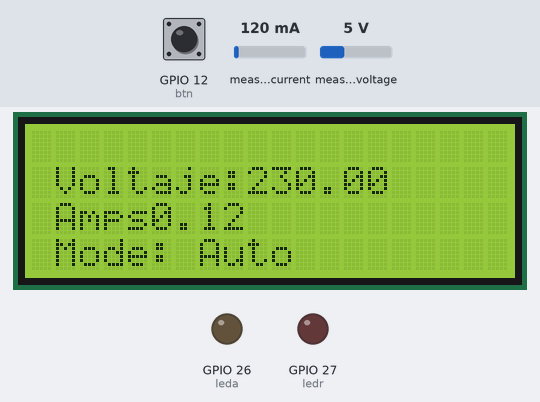
Recording of a program running on a simulated ESP32. Shown: 20×4 character LCD, output pins drawn as LEDs (lit = HIGH). Inputs (shaded band) come from the test bench; at power-on: GPIO 12 (btn) HIGH, measured current 120 mA, measured voltage 5 V (analog values on the 0–4095 scale). WiFi joins after 1.5 s; servers stay silent unless stated; what the program prints to the serial monitor is not drawn.

Above: at 5.2 s.
5.3 s: GPIO 12 (btn) pulled LOW for 0.25 s
At 8.3 s:
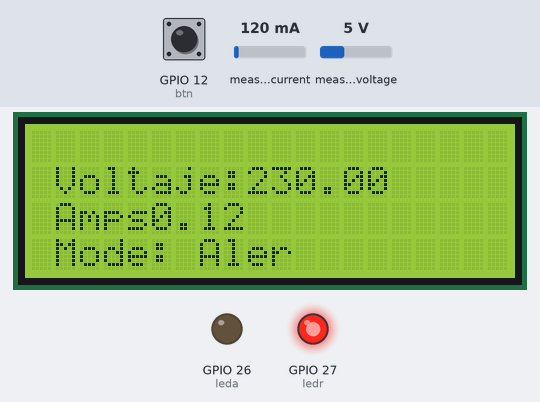
8.5 s: measured current set to 40 mA
At 11.3 s:
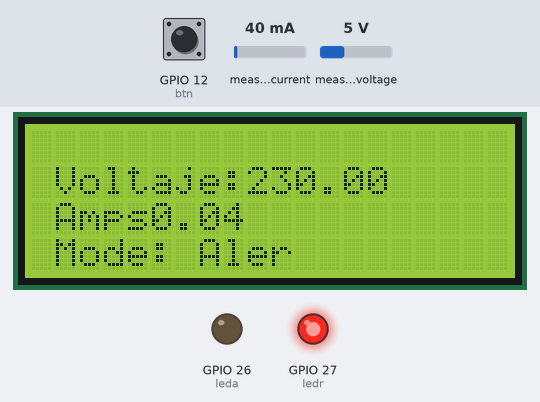
11.5 s: GPIO 12 (btn) pulled LOW for 1 s
At 12.8 s:
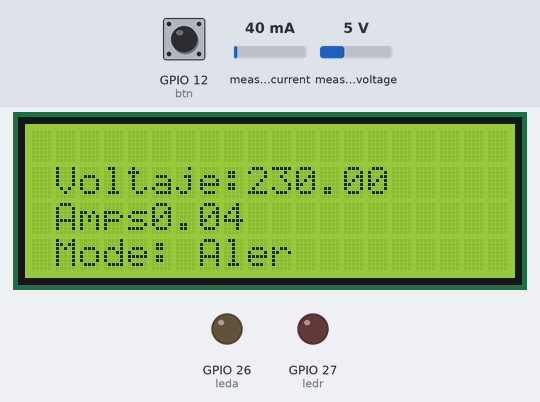
15.2 s: measured voltage set to 0.3 V
At 17.2 s:
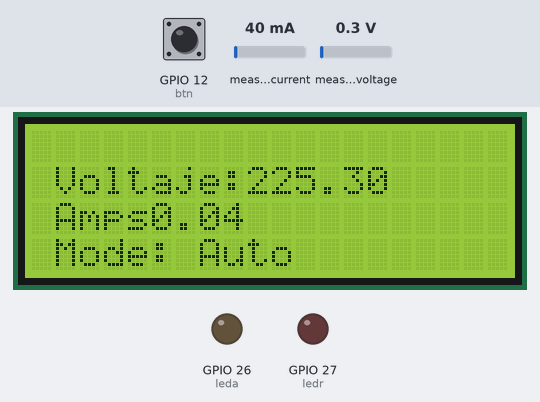
18.2 s: measured current set to 500 mA
At 20.5 s:
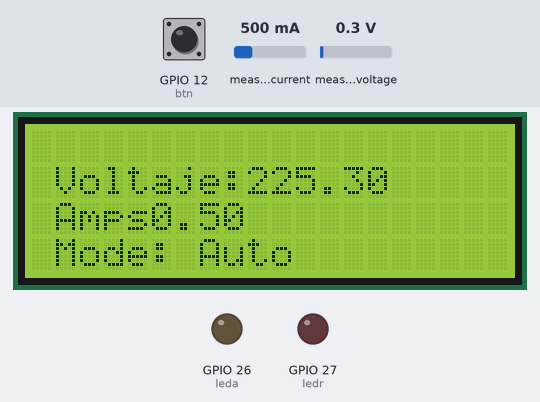
21.2 s: measured voltage set to 3.8 V
At 23.8 s:
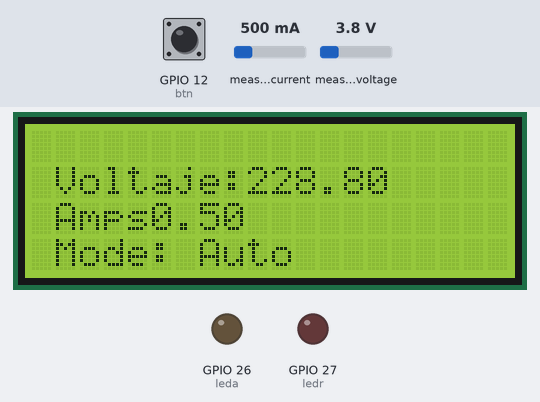
Timing chart, 0 to 25.2 s (numbered marks = the images above; inputs shaded):
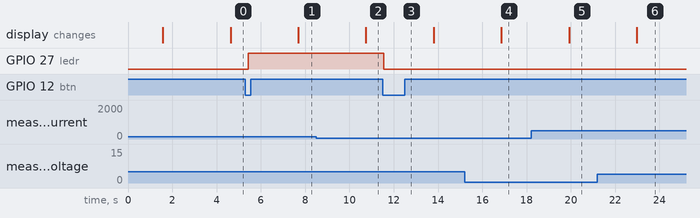

Measured:
- after the input at 5.3 s, GPIO 27 (ledr): LOW → HIGH after 0.14 s; the display: changes after 2.4 s (image 1)
- after the input at 8.5 s, the display: changes after 2.2 s (image 2)
- after the input at 11.5 s, GPIO 27 (ledr): HIGH → LOW after 0.05 s
- after the input at 15.2 s, the display: changes after 1.7 s (image 4)
- after the input at 18.2 s, the display: changes after 1.7 s (image 5)
- after the input at 21.2 s, the display: changes after 1.8 s (image 6)

The program:

main.cpp
```cpp
#include <Arduino.h>
#include "EmonLib.h"             // Include Emon Library
#include <driver/adc.h>
#include <Wire.h>
#include "UbidotsEsp32Mqtt.h"
#include <LiquidCrystal_I2C.h>
#include <math.h>
#include <WiFi.h>
#include <ESP_Mail_Client.h>

#define I2C_SDA 21
#define I2C_SCL 22

#define VOLT_CAL 280
#define CURRENT_CAL 50
#define ADC_BITS    10
#define ADC_COUNTS  (1<<ADC_BITS)
#define SMTP_server "smtp.gmail.com"

#define SMTP_Port 465

#define sender_email "YourMonitoringDevice@gmail.com"

#define sender_password "ncbnzfxzvycxqbiy"

#define Recipient_email "crisva212v@gmail.com"

#define Recipient_name ""

#define ALERT_MODE 1
#define AUTOMATIC_MODE 0
SMTPSession smtp;

int btn = 12;
int leda = 26;
int ledr = 27;
float potencia;

/******
 * Define Constants
 ******/
const char *UBIDOTS_TOKEN = "BBFF-HtnhApqTYy7v8w8QgO7ywSN1aBLdqw";  // Put here your Ubidots TOKEN
const char *WIFI_SSID = "NETLIFE-VALLADAREZ";      // Put here your Wi-Fi SSID
const char *WIFI_PASS = "CPVG2001A";      // Put here your Wi-Fi password
const char *DEVICE_LABEL = "Esp32_monitoreo";   // Put here your Device label to which data  will be published
const char *VARIABLE_LABEL = "voltaje"; // sensor de voltaje
const char *VARIABLE_LABEL1 = "corriente"; // sensor de corriente
const char *VARIABLE_LABEL2 = "potencia"; //potencia
static String htmlMsg;
SMTP_Message message;
ESP_Mail_Session session;
const int PUBLISH_FREQUENCY = 10000; // Update rate in milliseconds
const int LCD_FREQUENCY = 3000;
const int MAIL_FREQUENCY = 120000;

unsigned long timer_ubidots;
unsigned long timer_lcd;
unsigned long timer_mail;
int voltajePin = 36; // Pin used to read data from GPIO34 ADC_CH6.
int corrientePin = 39; // Pin used to read data from GPIO34 ADC_CH6.
Ubidots ubidots(UBIDOTS_TOKEN);
float value;
float value1;
float value2;
unsigned long lastDebounceTime = 0; // the last time the button was pressed
unsigned long debounceDelay = 500;   // the debounce time; increase if needed
int flag = 0;
/******
 * Auxiliar Functions
 ******/
void callback(char *topic, byte *payload, unsigned int length);
void SendingMail();
void StartingEmail();
void StartingUbiDots();
void writeEnergyToDisplay(double voltage, double amps);
void LedsOff();
void Leds_Alert_Mode_Ok();
void Leds_Alert_NotOk();
static int action = 0;
LiquidCrystal_I2C lcd(0x27, 20, 4); //LiquidCrystal_I2C lcd(0x27, 2, 1, 0, 4, 5, 6, 7, 3, POSITIVE);
EnergyMonitor emon1;             // Create an instance

void IRAM_ATTR buttonInterrupt() {
  unsigned long currentTime = millis();
  if (currentTime - lastDebounceTime > debounceDelay) {
     if(action == AUTOMATIC_MODE){
      action= ALERT_MODE;
     }else{
      action= AUTOMATIC_MODE;
     }
    lastDebounceTime = currentTime;
  }
}
void setup()
{
  Serial.begin(9600);
  StartingUbiDots();
  // ubidots.setDebug(true);  // uncomment this to make debug messages available

  lcd.init(I2C_SDA, I2C_SCL); // initialize the lcd to use user defined I2C pins
	lcd.backlight();
  pinMode(btn,INPUT_PULLUP);
  pinMode(leda, OUTPUT);
  pinMode(ledr, OUTPUT);
  emon1.voltage(35, VOLT_CAL, 1.7);  // Voltage: input pin, calibration, phase_shift
  emon1.current(32, CURRENT_CAL);       // Current: input pin, calibration.
  adc1_config_channel_atten(ADC1_CHANNEL_6, ADC_ATTEN_DB_11);
  analogReadResolution(10);
  attachInterrupt(digitalPinToInterrupt(btn),buttonInterrupt,FALLING);
  StartingEmail();
  timer_ubidots = millis();
  timer_lcd = millis();
  timer_mail =millis();
}

void loop()
{
  emon1.calcVI(20,2000);         // Calculate all. No.of half wavelengths (crossings), time-out
  float currentDraw      = emon1.Irms;             //extract Irms into Variable
  float supplyVoltage   = emon1.Vrms;                   //extract Vrms into Variable
  if(currentDraw >1.3){
    currentDraw = currentDraw-0.3;
   }
  if (action == ALERT_MODE){
    if(currentDraw > 1.3 || supplyVoltage > 130 || supplyVoltage < 90){
      if(flag ==0){
        if(currentDraw > 1.3){
          htmlMsg = "<div style=\"color:#000000;\"><h1> ALERTA, REVISAR AMPERAJE!</h1><p> Valor de Amperaje fuera del rango definido </p></div>";
          }
        if(supplyVoltage > 130 || supplyVoltage < 90){
          htmlMsg = "<div style=\"color:#000000;\"><h1> ALERTA, REVISAR VOLTAJE!</h1><p> Valor de Voltaje fuera del rango establecido</p></div>";
          }
         Serial.println("Encendiendo LED de problema");
         Leds_Alert_NotOk();
         SendingMail();
         timer_mail = millis();
         flag =1;
      }else{
      if (abs(int (millis() - timer_mail)) > MAIL_FREQUENCY) // triggers LCD every 3 seconds
        {
          htmlMsg = "<div style=\"color:#000000;\"><h1> ALERTA, REVISAR INSTALACION!</h1><p> Valores fuera de Rango</p></div>";
          SendingMail();
          timer_mail = millis();
        }
      }
    }
    else
    {
      Leds_Alert_Mode_Ok();
    }
  }else{
    flag =0;
    LedsOff();
    }
  if (abs(int (millis() - timer_lcd)) > LCD_FREQUENCY) // triggers LCD every 3 seconds
  {
    Serial.print("Voltage: ");
    Serial.println(supplyVoltage);
    Serial.print("Current: ");
    Serial.println(currentDraw);
    Serial.print("Watts: ");
    potencia = currentDraw * supplyVoltage;
    Serial.println(potencia);
    Serial.println("\n\n");
    writeEnergyToDisplay(supplyVoltage,currentDraw);
    timer_lcd = millis();
  }

  if (!ubidots.connected())
  {
    ubidots.reconnect();
  }

  if (abs(int (millis() - timer_ubidots)) > PUBLISH_FREQUENCY) // triggers the routine every 5 seconds
  {
    ubidots.add(VARIABLE_LABEL, supplyVoltage); // Insert your variable Labels and the value to be sent
    ubidots.publish(DEVICE_LABEL);
    ubidots.add(VARIABLE_LABEL1, currentDraw); // Insert your variable Labels and the value to be sent
    ubidots.publish(DEVICE_LABEL);
    ubidots.add(VARIABLE_LABEL2, potencia); // Insert your variable Labels and the value to be sent
    ubidots.publish(DEVICE_LABEL);
    timer_ubidots = millis();
  }

  ubidots.loop();
}

void StartingEmail(){
  Serial.print("Connecting...");

  WiFi.begin(WIFI_SSID, WIFI_PASS);

  while (WiFi.status() != WL_CONNECTED)

  { Serial.print(".");

    delay(200);

   }

  Serial.println("");

  Serial.println("WiFi connected.");

  Serial.println("IP address: ");

  Serial.println(WiFi.localIP());

  Serial.println();

  smtp.debug(1);


  session.server.host_name = SMTP_server ;

  session.server.port = SMTP_Port;

  session.login.email = sender_email;

  session.login.password = sender_password;

  session.login.user_domain = "";

}
void SendingMail(){
  message.sender.name = "IOT DEVICE";

  message.sender.email = sender_email;

  message.subject = "Alerta de Monitoreo";

  message.addRecipient(Recipient_name,Recipient_email);
  message.html.content = htmlMsg.c_str();

  message.html.content = htmlMsg.c_str();

  message.text.charSet = "us-ascii";

  message.html.transfer_encoding = Content_Transfer_Encoding::enc_7bit;
    if (!smtp.connect(&session))

    return;

  if (!MailClient.sendMail(&smtp, &message))

    Serial.println("Error sending Email, ");
}
void StartingUbiDots(){
  ubidots.connectToWifi(WIFI_SSID, WIFI_PASS);
  if(ubidots.connected()) Serial.println("conectado");
  else Serial.println("no conectado");
  ubidots.setCallback(callback);
  ubidots.setup();
  ubidots.reconnect();
}
void callback(char *topic, byte *payload, unsigned int length)
{
  Serial.print("Message arrived [");
  Serial.print(topic);
  Serial.print("] ");
  for (int i = 0; i < length; i++)
  {
    Serial.print((char)payload[i]);
  }
  Serial.println();
}
void writeEnergyToDisplay(double voltage, double amps){
  // MODIFICAR PARA UN DISPLAY BONITO
  lcd.clear();
  lcd.setCursor(1, 1); // Start from column 3, first two are broken :/
  lcd.print("Voltaje:");
  lcd.print(voltage);
  lcd.setCursor(1,2);
  lcd.print("Amps");
  lcd.print(amps);
  if(action ==1){
    lcd.setCursor(1,3);
    lcd.print("Mode: ");
    lcd.print("Aler");
  }else{
    lcd.setCursor(1,3);
    lcd.print("Mode: ");
    lcd.print("Auto");
  }
}
void LedsOff(){
  digitalWrite(ledr, LOW);
  digitalWrite(leda,LOW);
}
void Leds_Alert_Mode_Ok(){
  digitalWrite(ledr, LOW);
  digitalWrite(leda, HIGH);
}
void Leds_Alert_NotOk(){
  digitalWrite(ledr, HIGH);
  digitalWrite(leda, LOW);
}
```
